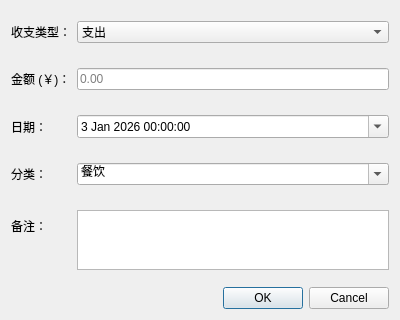
<?xml version="1.0" encoding="UTF-8"?>
<ui version="4.0">
 <class>AddRecordDialog</class>
 <widget class="QDialog" name="AddRecordDialog">
  <property name="geometry">
   <rect>
    <x>0</x>
    <y>0</y>
    <width>400</width>
    <height>320</height>
   </rect>
  </property>
  <property name="windowTitle">
   <string>新增账单</string>
  </property>
  <layout class="QVBoxLayout" name="verticalLayout">
   <item>
    <layout class="QFormLayout" name="formLayout">
     <property name="verticalSpacing">
      <number>15</number>
     </property>
     <item row="0" column="0">
      <widget class="QLabel" name="label_Type">
       <property name="text">
        <string>收支类型：</string>
       </property>
      </widget>
     </item>
     <item row="0" column="1">
      <widget class="QComboBox" name="combo_Type">
       <item>
        <property name="text">
         <string>支出</string>
        </property>
       </item>
       <item>
        <property name="text">
         <string>收入</string>
        </property>
       </item>
      </widget>
     </item>
     <item row="1" column="0">
      <widget class="QLabel" name="label_Amount">
       <property name="text">
        <string>金额 (￥)：</string>
       </property>
      </widget>
     </item>
     <item row="1" column="1">
      <widget class="QLineEdit" name="lineEdit_Amount">
       <property name="placeholderText">
        <string>0.00</string>
       </property>
      </widget>
     </item>
     <item row="2" column="0">
      <widget class="QLabel" name="label_Date">
       <property name="text">
        <string>日期：</string>
       </property>
      </widget>
     </item>
     <item row="3" column="0">
      <widget class="QLabel" name="label_Category">
       <property name="text">
        <string>分类：</string>
       </property>
      </widget>
     </item>
     <item row="3" column="1">
      <widget class="QComboBox" name="combo_Category">
       <property name="editable">
        <bool>true</bool>
       </property>
       <item>
        <property name="text">
         <string>餐饮</string>
        </property>
       </item>
       <item>
        <property name="text">
         <string>交通</string>
        </property>
       </item>
       <item>
        <property name="text">
         <string>水电</string>
        </property>
       </item>
       <item>
        <property name="text">
         <string>娱乐</string>
        </property>
       </item>
       <item>
        <property name="text">
         <string>工资</string>
        </property>
       </item>
      </widget>
     </item>
     <item row="4" column="0">
      <widget class="QLabel" name="label_Note">
       <property name="text">
        <string>备注：</string>
       </property>
      </widget>
     </item>
     <item row="4" column="1">
      <widget class="QTextEdit" name="textEdit_Note">
       <property name="maximumSize">
        <size>
         <width>16777215</width>
         <height>60</height>
        </size>
       </property>
      </widget>
     </item>
     <item row="2" column="1">
      <widget class="QDateTimeEdit" name="dateTimeEdit">
       <property name="dateTime">
        <datetime>
         <hour>0</hour>
         <minute>0</minute>
         <second>0</second>
         <year>2026</year>
         <month>1</month>
         <day>3</day>
        </datetime>
       </property>
       <property name="currentSection">
        <enum>QDateTimeEdit::Section::YearSection</enum>
       </property>
       <property name="calendarPopup">
        <bool>true</bool>
       </property>
      </widget>
     </item>
    </layout>
   </item>
   <item>
    <widget class="QDialogButtonBox" name="buttonBox">
     <property name="orientation">
      <enum>Qt::Orientation::Horizontal</enum>
     </property>
     <property name="standardButtons">
      <set>QDialogButtonBox::StandardButton::Cancel|QDialogButtonBox::StandardButton::Ok</set>
     </property>
    </widget>
   </item>
  </layout>
 </widget>
 <resources/>
 <connections>
  <connection>
   <sender>buttonBox</sender>
   <signal>accepted()</signal>
   <receiver>AddRecordDialog</receiver>
   <slot>accept()</slot>
   <hints>
    <hint type="sourcelabel">
     <x>248</x>
     <y>254</y>
    </hint>
    <hint type="destinationlabel">
     <x>157</x>
     <y>274</y>
    </hint>
   </hints>
  </connection>
  <connection>
   <sender>buttonBox</sender>
   <signal>rejected()</signal>
   <receiver>AddRecordDialog</receiver>
   <slot>reject()</slot>
   <hints>
    <hint type="sourcelabel">
     <x>316</x>
     <y>260</y>
    </hint>
    <hint type="destinationlabel">
     <x>286</x>
     <y>274</y>
    </hint>
   </hints>
  </connection>
 </connections>
</ui>
